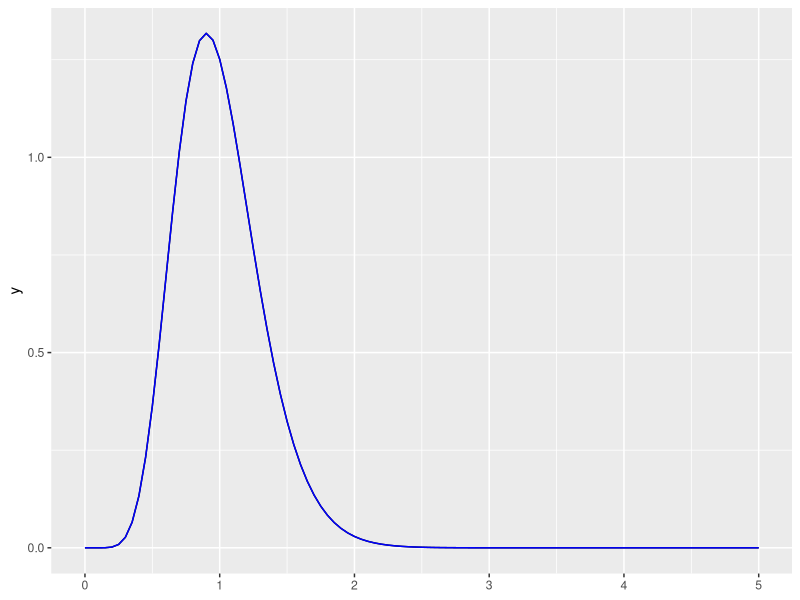
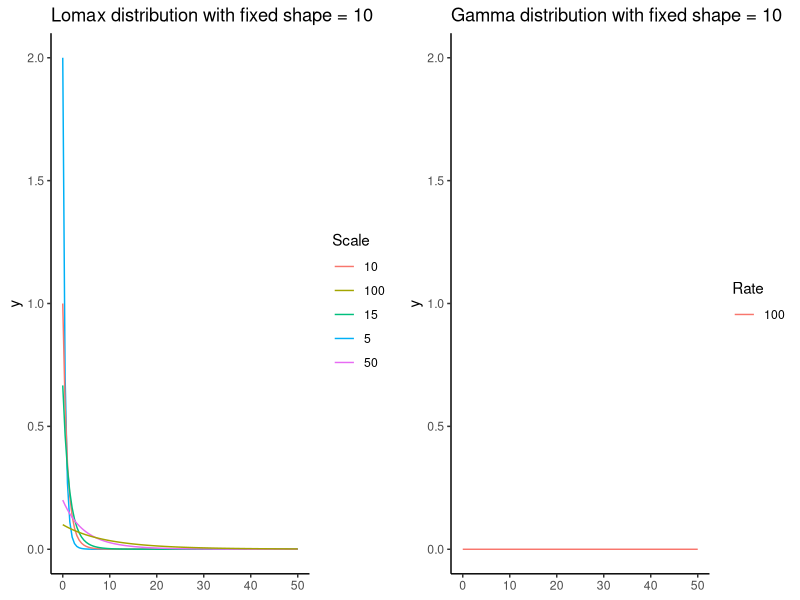
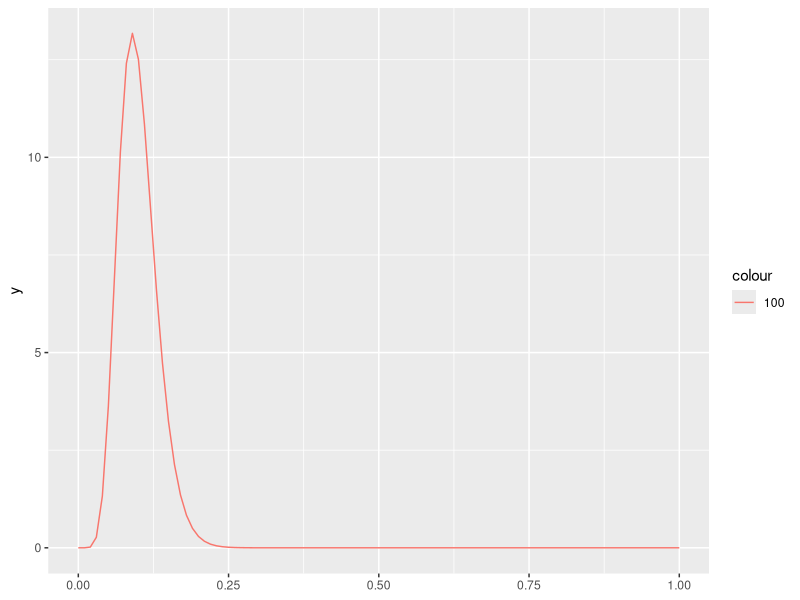
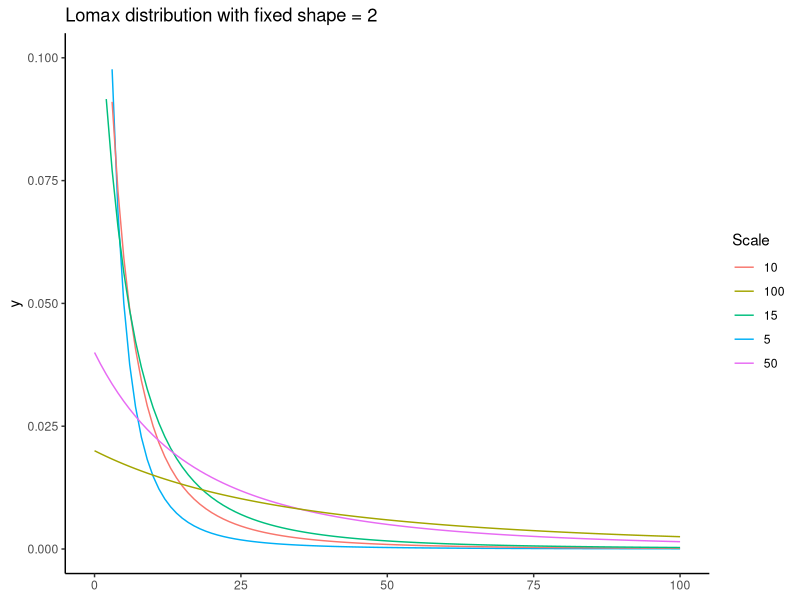
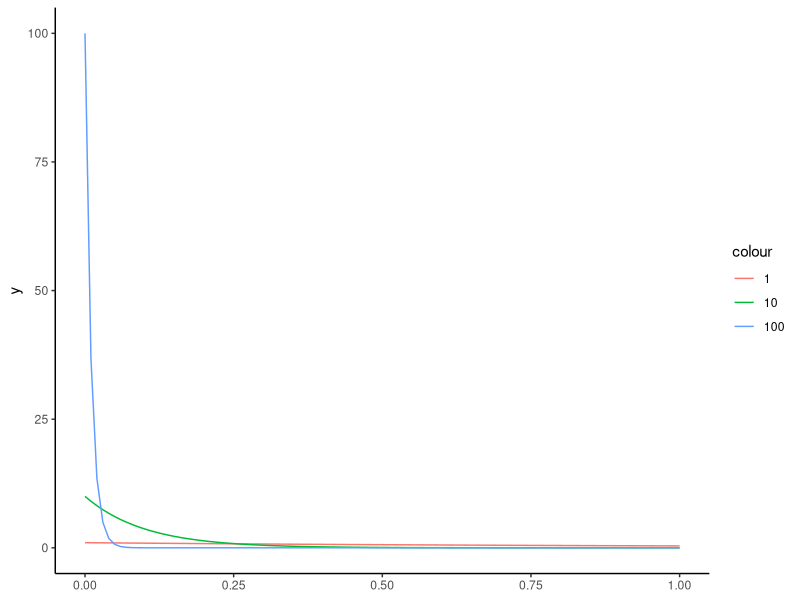

Reproduce these figures in R, in order.


library(ggplot2)


exponential_pdf <- function(x = a, rate = lambda) {
  
  lambda = rate
  a = x
  lambda * exp(-lambda * a)
}


lomax_pdf <- function(x = a, shape = tau, scale = theta) {
  # shape parameter is the tau
  # scale parameter is theta
  theta = scale
  tau = shape
  a = x
  (tau * theta^tau) / (a + theta)^(tau + 1)
}

mean_lomax <- function(theta, tau) {
  theta / (tau - 1)
}

gamma_pdf <- function(x = a, shape = tau, rate = theta) {
  # shape parameter here is tau
  # rate parameter is theta
  # scale is 1/theta
  theta = rate
  tau = shape
  a = x
  ((theta^tau) / gamma(tau)) * a^(tau - 1) * exp(-theta*a)
  

}

mean_gamma <- function(theta, tau) {
  tau / theta
}

mean_gamma(theta = 100, tau = 10) # for theta = 100, tau = 10 -- it's 0.1, low mean dispersion effort
mean_gamma(10,10)
mean_gamma(1, 10) # High dispersion, mean dispersion effort is 10

# But the lomax is backwards... increasing theta increases dispersion effort
mean_lomax(theta = 100, tau = 10)
mean_lomax(10, 10)
mean_lomax(1, 10)

a <- seq(from = 0, to = 10, length.out = 200)

ggplot() +
  stat_function(fun = dgamma, args = list(shape = 10, rate = 10)) +
  stat_function(fun = gamma_pdf, args = list(shape = 10, rate = 10), color = "blue") +
  lims(x = c(0,5))

# As we increase the value of the scale in the lomax distribution, we increase the variance, and get a heavier tail

library(cowplot)

plot_grid(
  ggplot() +
    stat_function(fun = lomax_pdf, args = list(shape = 10, scale = 5), aes(color = "5")) +
    stat_function(fun = lomax_pdf, args = list(shape = 10, scale = 10), aes(color = "10")) +
    stat_function(fun = lomax_pdf, args = list(shape = 10, scale = 15), aes(color = "15")) +
    stat_function(fun = lomax_pdf, args = list(shape = 10, scale = 50), aes(color = "50")) +
    stat_function(fun = lomax_pdf, args = list(shape = 10, scale = 100), aes(color = "100")) +
    lims(x = c(0,50), y = c(0, 2)) +
    theme_classic() +
    labs(title = "Lomax distribution with fixed shape = 10",
         color = "Scale"),
  ggplot() +
    # stat_function(fun = gamma_pdf, args = list(shape = 10, rate = 5), aes(color = "5")) +
    # stat_function(fun = gamma_pdf, args = list(shape = 10, rate = 10), aes(color = "10")) +
    # stat_function(fun = gamma_pdf, args = list(shape = 10, rate = 15), aes(color = "15")) +
    # stat_function(fun = gamma_pdf, args = list(shape = 10, rate = 50), aes(color = "50")) +
    stat_function(fun = gamma_pdf, args = list(shape = 10, rate = 100), aes(color = "100")) +
    lims(x = c(0,50), y = c(0,2)) +
    theme_classic() +
    labs(title = "Gamma distribution with fixed shape = 10",
         color = "Rate")
)

ggplot() +
  stat_function(fun = gamma_pdf, args = list(shape = 10, rate = 100), aes(color = "100"))



ggplot() +
  stat_function(fun = lomax_pdf, args = list(shape = 2, scale = 5), aes(color = "5")) +
  stat_function(fun = lomax_pdf, args = list(shape = 2, scale = 10), aes(color = "10")) +
  stat_function(fun = lomax_pdf, args = list(shape = 2, scale = 15), aes(color = "15")) +
  stat_function(fun = lomax_pdf, args = list(shape = 2, scale = 50), aes(color = "50")) +
  stat_function(fun = lomax_pdf, args = list(shape = 2, scale = 100), aes(color = "100")) +
  lims(x = c(0,100), y = c(0, 0.1)) +
  theme_classic() +
  labs(title = "Lomax distribution with fixed shape = 2",
       color = "Scale")


ggplot() +
  stat_function(fun = dexp, args = list(rate = 1), aes(color = "1")) +
  stat_function(fun = dexp, args = list(rate = 10), aes(color = "10")) +
  stat_function(fun = dexp, args = list(rate = 100), aes(color = "100")) +
  theme_classic()
